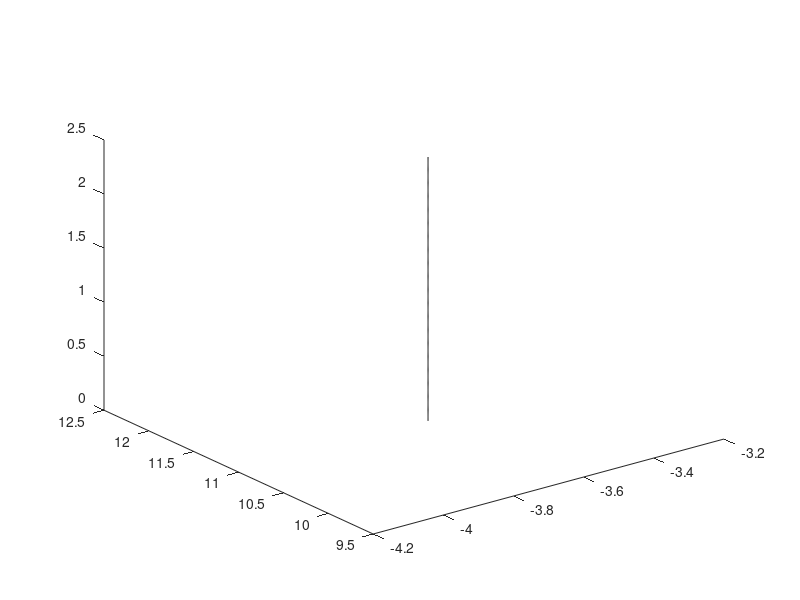

Write the MATLAB code that produced this figure.
goalwidth=7.32;
goalheight=2.44;

goalpost1z=0:0.01:goalheight;
goalpost1x=ones(size(goalpost1z))*-goalwidth/2;
goalpost1y=ones(size(goalpost1z))*11;

goalpost2z=0:0.01:goalheight;
goalpost2x=ones(size(goalpost1z))*goalwidth/2;
goalpost2y=ones(size(goalpost1z))*11;

crossbarx=-goalwidth/2:0.01:goalwidth/2;
crossbary=ones(size(crossbarx))*11;
crossbarz=ones(size(crossbarx))*2.44;

plot3(crossbarx,crossbary,crossbarz,'black');
plot3(goalpost2x,goalpost2y,goalpost2z,'black');
plot3(goalpost1x,goalpost1y,goalpost1z,'black');